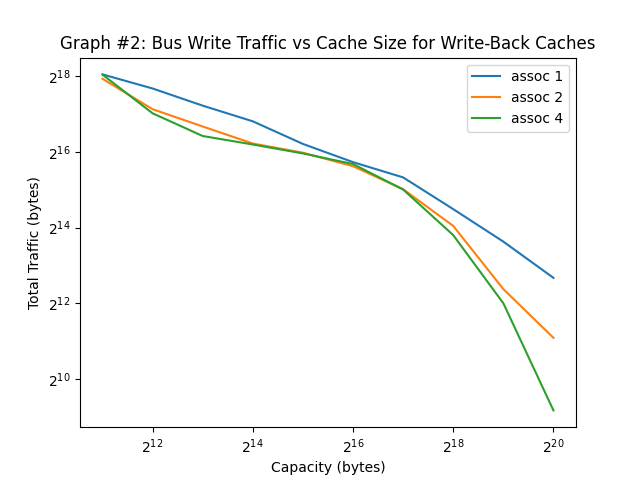

Python code for this plot:
#!/usr/bin/python3

import sys
import os
import time
import matplotlib.pyplot as plt
import numpy as np

# associtivity range
assoc_range = [1,2,4]
# block size range
bsize_range = [6]
# capacity range
cap_range = [c for c in range(11, 21)]
# number of cores (1, 2, 4)
cores = [1]
# coherence protocol: (none, vi, or msi)
protocol='none'

expname='exp2'
figname='graph2.png'


def get_stats(logfile, key):
    for line in open(logfile):
        if line[2:].startswith(key):
            line = line.split()
            return float(line[1])
    return 0

def run_exp(logfile, core, cap, bsize, assoc):
    trace = 'trace.%dt.long.txt' % core
    cmd="../p5 -t %s -p %s -n %d -cache %d %d %d >> %s" % (
            trace, protocol, core, cap, bsize, assoc, logfile)
    print(cmd)
    os.system(cmd)

def graph():
    timestr = time.strftime("%m.%d-%H_%M_%S")
    folder = "results/"+expname+"/"+timestr+"/"
    os.system("mkdir -p "+folder)

    traffic = {a:[] for a in assoc_range}

    for a in assoc_range:
        for b in bsize_range:
            for c in cap_range:
                for d in cores:
                    logfile = folder+"%s-%02d-%02d-%02d-%02d.out" % (
                            protocol, d, c, b, a)
                    run_exp(logfile, d, c, b, a)
                    traffic[a].append(get_stats(logfile, 'B_written_cache_to_bus_wb'))

    plots = []
    for a in traffic:
        p,=plt.plot([2**i for i in cap_range], traffic[a])
        plots.append(p)
    plt.legend(plots, ['assoc %d' % a for a in assoc_range])
    plt.title('Graph #2: Bus Write Traffic vs Cache Size for Write-Back Caches')
    plt.xscale('log', base=2)
    plt.xlabel('Capacity (bytes)')
    plt.yscale('log', base=2)
    plt.ylabel('Total Traffic (bytes)')
    plt.savefig(figname)
    plt.show()

graph()
